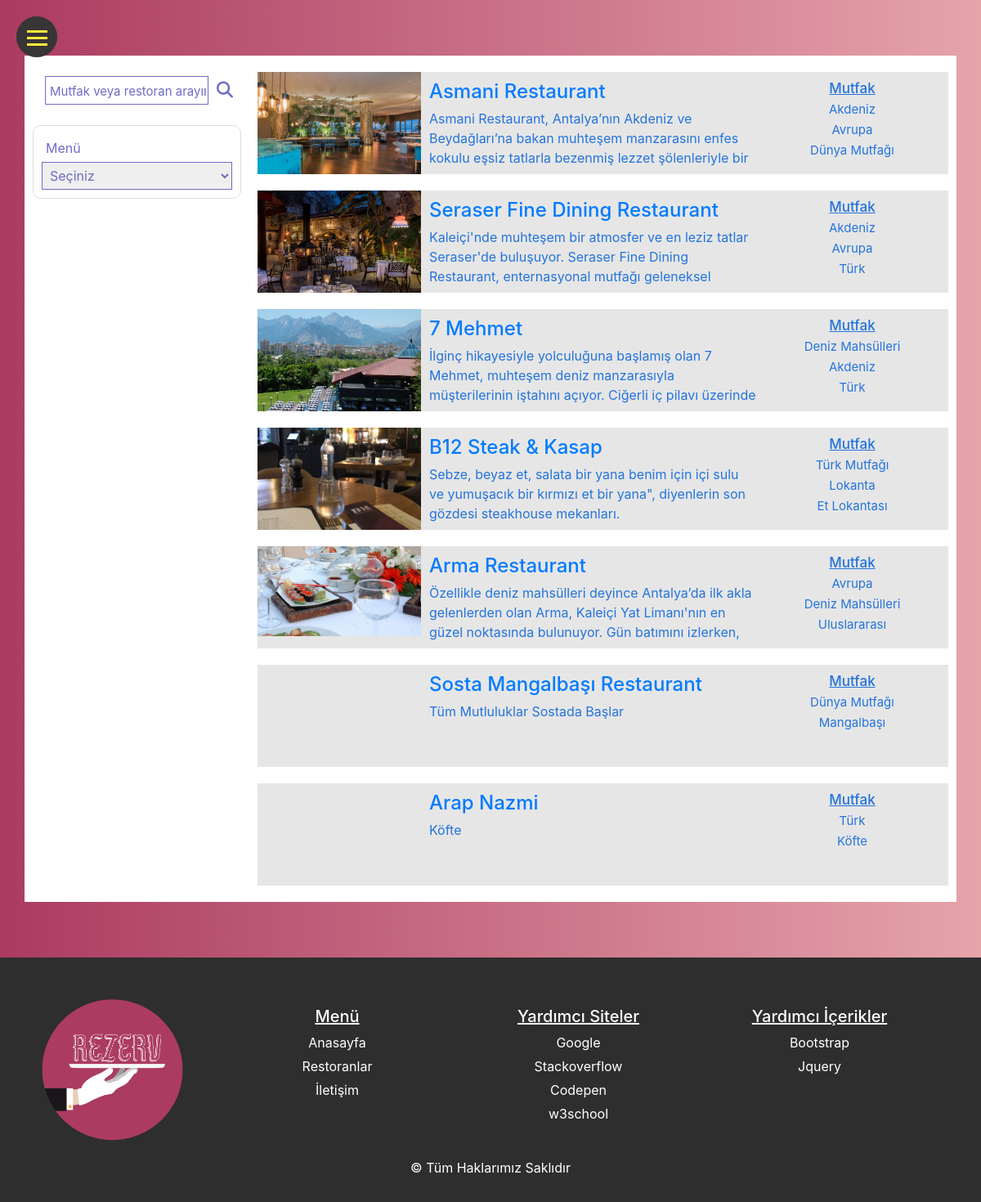
/restoranlar.php, run on the app's committed database.
### tables this page shows
CREATE TABLE `restoranlar` (
  `ID` int(11) NOT NULL,
  `YONLENDIRME` varchar(1000) NOT NULL,
  `RESTORAN_ADI` varchar(1000) NOT NULL,
  `RESIM` varchar(1000) NOT NULL,
  `RESIM_ADMIN` varchar(1000) NOT NULL,
  `ACIKLAMA` varchar(5000) DEFAULT NULL,
  `MUTFAKLAR` varchar(1000) DEFAULT NULL,
  `MENU` varchar(1000) DEFAULT NULL,
  `OGUNLER` varchar(1000) DEFAULT NULL,
  `KONUM` varchar(1000) DEFAULT NULL,
  `EPOSTA` varchar(200) DEFAULT NULL,
  `TELEFON` varchar(200) DEFAULT NULL,
  `DURUM` int(11) NOT NULL
);

CREATE TABLE `logo` (
  `ID` int(11) NOT NULL,
  `LOGO` varchar(150) NOT NULL,
  `LOGO_ADMIN` varchar(150) NOT NULL,
  `RECORD_DATE` datetime NOT NULL DEFAULT CURRENT_TIMESTAMP,
  `UPDATE_DATE` datetime NOT NULL DEFAULT CURRENT_TIMESTAMP ON UPDATE CURRENT_TIMESTAMP,
  `WHO_ADDED` text NOT NULL
);

### restoranlar.php (the view, shortened to what this page needs)
<!DOCTYPE html>
<html lang="tr">
<head>
    <?php include "assets/head.php"; ?>
</head>
<body>
    <?php include "assets/menu.php"; ?>
    <div class="container">
        <div class="row py-5">
            <div class="content-container">
                <div class="search-and-filter">
                    <div class="search">
                        <div class="text">
                            <form method="GET">
                                <input type="text" name="search-text" placeholder="Mutfak veya restoran arayın.">
                                <label for="search"><i class="fas fa-search"></i></label>
                            </form>
                        </div>
                    </div>
                    <div class="food">
                        <span>Menü</span>
                        <form method="GET">
                        <div class="select">
                            <select name="cesit" onchange="this.form.submit()">
                                <option value="0">Seçiniz</option>
                            </select>
                        </div>
                        </form>
                    </div>
                </div>
                <div class="content-box">
                    <?php
                        if(isset($_REQUEST['search']))
                        {
                            $text = $_REQUEST['search-text'];
                            if(!empty($text))
                            {
                                include "admin/properties/veritabani.php";
                                $sql = "SELECT * FROM `restoranlar` WHERE `DURUM` = 1 AND CONCAT(`RESTORAN_ADI`, `MUTFAKLAR`) LIKE ('%$text%')";
                                $query = mysqli_query($dbconnect, $sql);
                                $qno = mysqli_num_rows($query);
                                mysqli_close($dbconnect);
                                if($qno > 0)
                                {
                                    while($kayit = mysqli_fetch_assoc($query))
                                    {
                                        $bol = $kayit['MUTFAKLAR'];
                                        if(strpos($bol, ", ")) {
                                            $bol = explode(", ",$bol);
                                        } else if(strpos($bol, ",")) {
                                            $bol = explode(",",$bol);
                                        } else if(strpos($bol, " ")) {
                                            $bol = explode(" ",$bol);
                                        } else if(strpos($bol, "  ")) {
                                            $bol = explode("  ",$bol);
                                        }
                                        print <<<yaz
                                            <div class="box">
                                                <div class="img">
                                                    <img src="{$kayit['RESIM']}" alt="">
                                                    <a href="{$kayit['YONLENDIRME']}">Rezervasyon Yap</a>
                                                </div>
                                                <div class="content">
                                                    <h4><a href="{$kayit['YONLENDIRME']}">{$kayit['RESTORAN_ADI']}</a></h4>
                                                    <p>{$kayit['ACIKLAMA']}</p>
                                                </div>
                                                <div class="footer">
                                                    <h6>Mutfak</h6>
                                                    <p>$bol[0]</p>
                                                    <p>$bol[1]</p>
                                                    <p>$bol[2]</p>
                                                </div>
                                            </div>
                                        yaz;
                                    }
                                } else {
                                    echo <<<search_failed
                                        <div class="search-failed">Arama sonucu bulunamadı.</div>
                                    search_failed;
                                }
                            } else {
                                include "admin/properties/veritabani.php";
                                $sql = "SELECT *  FROM `restoranlar` WHERE `DURUM` = 1";
                                $query = mysqli_query($dbconnect, $sql);
                                mysqli_close($dbconnect);
                                while($kayit = mysqli_fetch_assoc($query))
                                {
                                    $bol = $kayit['MUTFAKLAR'];
                                    if(strpos($bol, ", ")) {
                                        $bol = explode(", ",$bol);
                                    } else if(strpos($bol, ",")) {
                                        $bol = explode(",",$bol);
                                    } else if(strpos($bol, " ")) {
                                        $bol = explode(" ",$bol);
                                    } else if(strpos($bol, "  ")) {
                                        $bol = explode("  ",$bol);
                                    }
                                    print <<<yaz
                                    <div class="box">
                                        <div class="img">
                                            <img src="{$kayit['RESIM']}" alt="">
                                            <a href="{$kayit['YONLENDIRME']}">Rezervasyon Yap</a>
                                        </div>
                                        <div class="content">
                                            <h4><a href="{$kayit['YONLENDIRME']}">{$kayit['RESTORAN_ADI']}</a></h4>
                                            <p>{$kayit['ACIKLAMA']}</p>
                                        </div>
                                        <div class="footer">
                                            <h6>Mutfak</h6>
                                            <p>$bol[0]</p>
                                            <p>$bol[1]</p>
                                            <p>$bol[2]</p>
                                        </div>
                                    </div>
                                    yaz;
                                }
                            }
                        }
                        else {
                            include "admin/properties/veritabani.php";
                            $sql = "SELECT *  FROM `restoranlar` WHERE `DURUM` = 1";
                            $query = mysqli_query($dbconnect, $sql);
                            while($kayit = mysqli_fetch_assoc($query))
                            {
                                $bol = $kayit['MUTFAKLAR'];
                                if(strpos($bol, ", ")) {
                                    $bol = explode(", ",$bol);
                                } else if(strpos($bol, ",")) {
                                    $bol = explode(",",$bol);
                                } else if(strpos($bol, " ")) {
                                    $bol = explode(" ",$bol);
                                } else if(strpos($bol, "  ")) {
                                    $bol = explode("  ",$bol);
                                }
                                print <<<yaz
                                <div class="box">
                                    <div class="img">
                                        <img src="{$kayit['RESIM']}" alt="">
                                        <a href="{$kayit['YONLENDIRME']}">Rezervasyon Yap</a>
                                    </div>
                                    <div class="content">
                                        <h4><a href="{$kayit['YONLENDIRME']}">{$kayit['RESTORAN_ADI']}</a></h4>
                                        <p>{$kayit['ACIKLAMA']}</p>
                                    </div>
                                    <div class="footer">
                                        <h6>Mutfak</h6>
                                        <p>$bol[0]</p>
                                        <p>$bol[1]</p>
                                        <p>$bol[2]</p>
                                    </div>
                                </div>
                                yaz;
                            }
                        }
                    ?>
                </div>
            </div>
        </div>
    </div>
    <?php include "assets/footer.php"; ?>
</body>
</html>

### assets/head.php (shortened to what this page needs)
<link rel="stylesheet" href="css/bootstrap.css" type="text/css">
<link rel="stylesheet" href="css/main.css" type="text/css">

### assets/menu.php (shortened to what this page needs)
<nav>
    <div class="toggle"><span></span></div>
</nav>

### assets/footer.php (shortened to what this page needs)
<?php
    include "admin/properties/veritabani.php";
    $sql = "SELECT * FROM `logo` WHERE `ID` = 1";
    $query = mysqli_query($dbconnect, $sql);
    $kayit = mysqli_fetch_assoc($query);
    $logo = $kayit['LOGO'];
?>
<footer>
    <div class="content">
        <div class="box">
            <div class="logo">
                <a href="index.php"><img src="<?php echo $logo; ?>"></a>
            </div>
            <div class="link">
                <h5>Menü</h5>
                <span><a href="index.php">Anasayfa</a></span>
                <span><a href="restoranlar.php">Restoranlar</a></span>
                <span><a href="iletisim.php">İletişim</a></span>
            </div>
            <div class="link">
                <h5>Yardımcı Siteler</h5>
                <span><a href="https://google.com" target="_blank">Google</a></span>
                <span><a href="https://stackoverflow.com/" target="_blank">Stackoverflow</a></span>
                <span><a href="http://codepen.io" target="_blank">Codepen</a></span>
                <span><a href="https://www.w3schools.com/" target="_blank">w3school</a></span>
            </div>
            <div class="link">
                <h5>Yardımcı İçerikler</h5>
                <span><a href="https://getbootstrap.com/docs/4.3/layout/overview/" target="_blank">Bootstrap</a></span>
                <span><a href="https://code.jquery.com/" target="_blank">Jquery</a></span>
            </div>
        </div>
    </div>
    <div class="copyright">&copy Tüm Haklarımız Saklıdır</div>
</footer>

### data on the page
restoranlar: RESIM (picture), RESTORAN_ADI "Asmani Restaurant", ACIKLAMA "Asmani Restaurant, Antalya’nın Akdeniz ve Beydağları’na bakan muhteşem manzarasını enfes kokulu eşsiz tatlarla bezenmiş lezzet şölenleriyle bir…", MUTFAKLAR "Akdeniz", MUTFAKLAR "Avrupa", MUTFAKLAR "Dünya Mutfağı"
restoranlar: RESIM (picture), RESTORAN_ADI "Seraser Fine Dining Restaurant", ACIKLAMA "Kaleiçi'nde muhteşem bir atmosfer ve en leziz tatlar Seraser'de buluşuyor. Seraser Fine Dining Restaurant, enternasyonal mutfağı geleneksel…", MUTFAKLAR "Akdeniz", MUTFAKLAR "Avrupa", MUTFAKLAR "Türk"
restoranlar: RESIM (picture), RESTORAN_ADI "7 Mehmet", ACIKLAMA "İlginç hikayesiyle yolculuğuna başlamış olan 7 Mehmet, muhteşem deniz manzarasıyla müşterilerinin iştahını açıyor. Ciğerli iç pilavı üzerinde…", MUTFAKLAR "Deniz Mahsülleri", MUTFAKLAR "Akdeniz", MUTFAKLAR "Türk"
restoranlar: RESIM (picture), RESTORAN_ADI "B12 Steak & Kasap", ACIKLAMA "Sebze, beyaz et, salata bir yana benim için içi sulu ve yumuşacık bir kırmızı et bir yana\", diyenlerin son gözdesi steakhouse mekanları.", MUTFAKLAR "Türk Mutfağı", MUTFAKLAR "Lokanta", MUTFAKLAR "Et Lokantası"
restoranlar: RESIM (picture), RESTORAN_ADI "Arma Restaurant", ACIKLAMA "Özellikle deniz mahsülleri deyince Antalya’da ilk akla gelenlerden olan Arma, Kaleiçi Yat Limanı'nın en güzel noktasında bulunuyor. Gün batımını izlerken,…", MUTFAKLAR "Avrupa", MUTFAKLAR "Deniz Mahsülleri", MUTFAKLAR "Uluslararası"
restoranlar: RESTORAN_ADI "Sosta Mangalbaşı Restaurant", ACIKLAMA "Tüm Mutluluklar Sostada Başlar", MUTFAKLAR "Dünya Mutfağı", MUTFAKLAR "Mangalbaşı"
restoranlar: RESTORAN_ADI "Arap Nazmi", ACIKLAMA "Köfte", MUTFAKLAR "Türk", MUTFAKLAR "Köfte"
logo: LOGO (picture)
